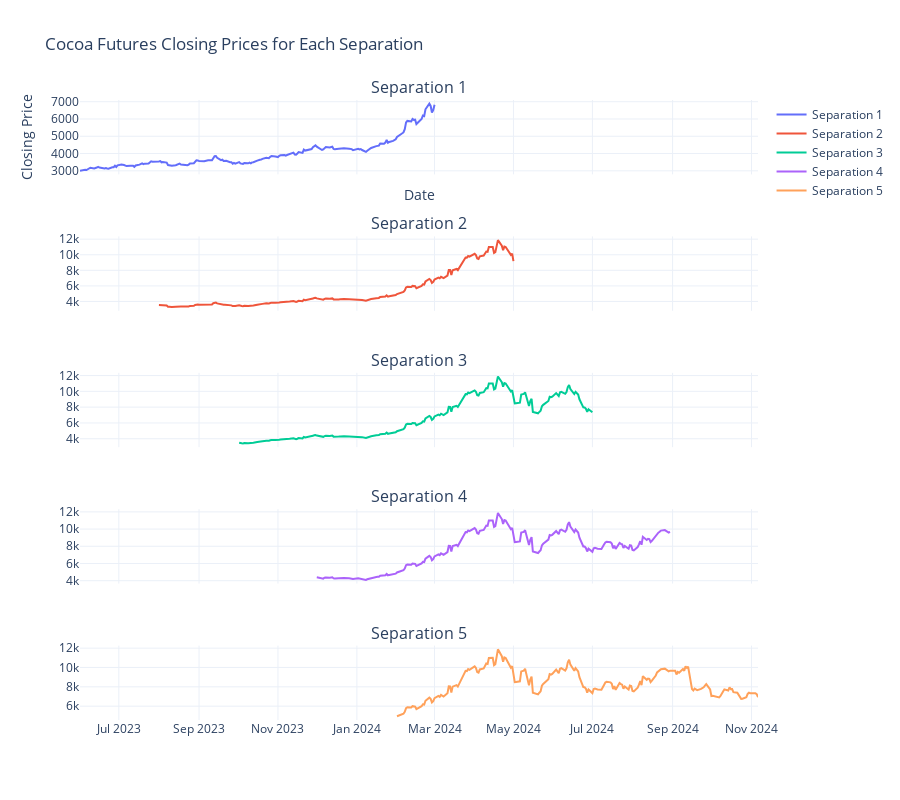

The cell this chart's notebook holds for it:
### Code cell
import plotly.graph_objects as go
from plotly.subplots import make_subplots

# Create subplots for each separation in a single figure
fig = make_subplots(rows=len(new_separated_data), cols=1, shared_xaxes=True, subplot_titles=list(new_separated_data.keys()))

# Plot each separation as a separate subplot
for i, (name, data) in enumerate(new_separated_data.items(), start=1):
    fig.add_trace(
        go.Scatter(x=data.index, y=data['CLOSE'], mode='lines', name=name),
        row=i, col=1
    )

# Customize layout
fig.update_layout(
    title="Cocoa Futures Closing Prices for Each Separation",
    xaxis_title="Date",
    yaxis_title="Closing Price",
    height=800,  # Adjust height for readability
    template="plotly_white"
)

# Show plot
fig.show()

### Figure 1 — Plotly figure (JSON) as saved in the notebook; plotly's stock layout.template omitted (floating-point values rounded to 4 significant figures; data arrays with more than 128 entries replaced by an {"elided": "..."} marker saying what was removed)
{"data": [{"mode": "lines", "name": "Separation 1", "type": "scatter", "x": {"elided": "189 str values"}, "xaxis": "x", "y": {"elided": "189 int values"}, "yaxis": "y"}, {"mode": "lines", "name": "Separation 2", "type": "scatter", "x": {"elided": "190 str values"}, "xaxis": "x2", "y": {"elided": "190 int values"}, "yaxis": "y2"}, {"mode": "lines", "name": "Separation 3", "type": "scatter", "x": {"elided": "188 str values"}, "xaxis": "x3", "y": {"elided": "188 int values"}, "yaxis": "y3"}, {"mode": "lines", "name": "Separation 4", "type": "scatter", "x": {"elided": "188 str values"}, "xaxis": "x4", "y": {"elided": "188 int values"}, "yaxis": "y4"}, {"mode": "lines", "name": "Separation 5", "type": "scatter", "x": {"elided": "194 str values"}, "xaxis": "x5", "y": {"elided": "194 int values"}, "yaxis": "y5"}], "layout": {"annotations": [{"font": {"size": 16}, "showarrow": false, "text": "Separation 1", "x": 0.5, "xanchor": "center", "xref": "paper", "y": 1, "yanchor": "bottom", "yref": "paper"}, {"font": {"size": 16}, "showarrow": false, "text": "Separation 2", "x": 0.5, "xanchor": "center", "xref": "paper", "y": 0.78, "yanchor": "bottom", "yref": "paper"}, {"font": {"size": 16}, "showarrow": false, "text": "Separation 3", "x": 0.5, "xanchor": "center", "xref": "paper", "y": 0.56, "yanchor": "bottom", "yref": "paper"}, {"font": {"size": 16}, "showarrow": false, "text": "Separation 4", "x": 0.5, "xanchor": "center", "xref": "paper", "y": 0.34, "yanchor": "bottom", "yref": "paper"}, {"font": {"size": 16}, "showarrow": false, "text": "Separation 5", "x": 0.5, "xanchor": "center", "xref": "paper", "y": 0.12, "yanchor": "bottom", "yref": "paper"}], "height": 800, "title": {"text": "Cocoa Futures Closing Prices for Each Separation"}, "xaxis": {"anchor": "y", "domain": [0, 1], "matches": "x5", "showticklabels": false, "title": {"text": "Date"}}, "xaxis2": {"anchor": "y2", "domain": [0, 1], "matches": "x5", "showticklabels": false}, "xaxis3": {"anchor": "y3", "domain": [0, 1], "matches": "x5", "showticklabels": false}, "xaxis4": {"anchor": "y4", "domain": [0, 1], "matches": "x5", "showticklabels": false}, "xaxis5": {"anchor": "y5", "domain": [0, 1]}, "yaxis": {"anchor": "x", "domain": [0.88, 1], "title": {"text": "Closing Price"}}, "yaxis2": {"anchor": "x2", "domain": [0.66, 0.78]}, "yaxis3": {"anchor": "x3", "domain": [0.44, 0.56]}, "yaxis4": {"anchor": "x4", "domain": [0.22, 0.34]}, "yaxis5": {"anchor": "x5", "domain": [0, 0.12]}}}
